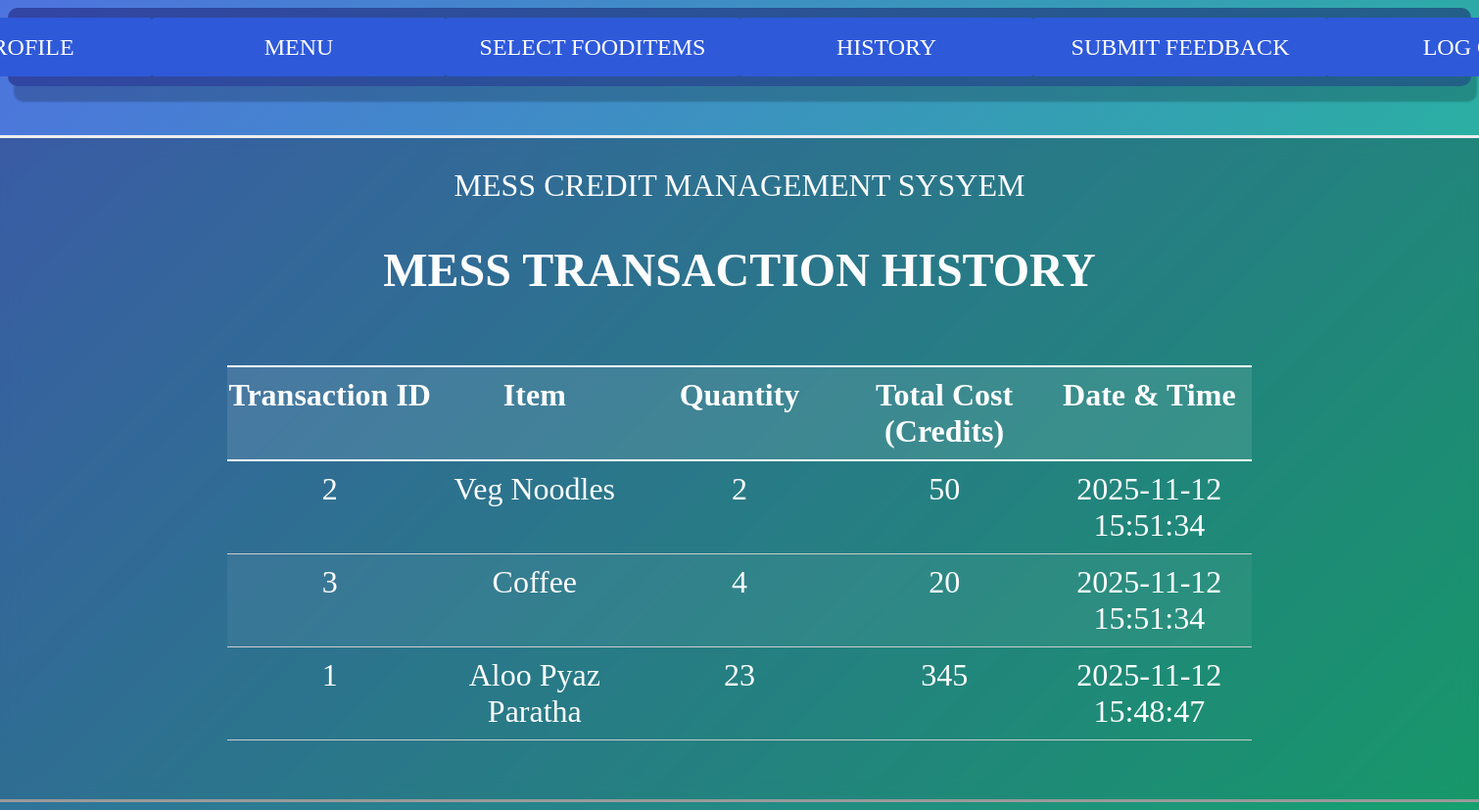
The page /history (signed in) on the database as committed earlier.
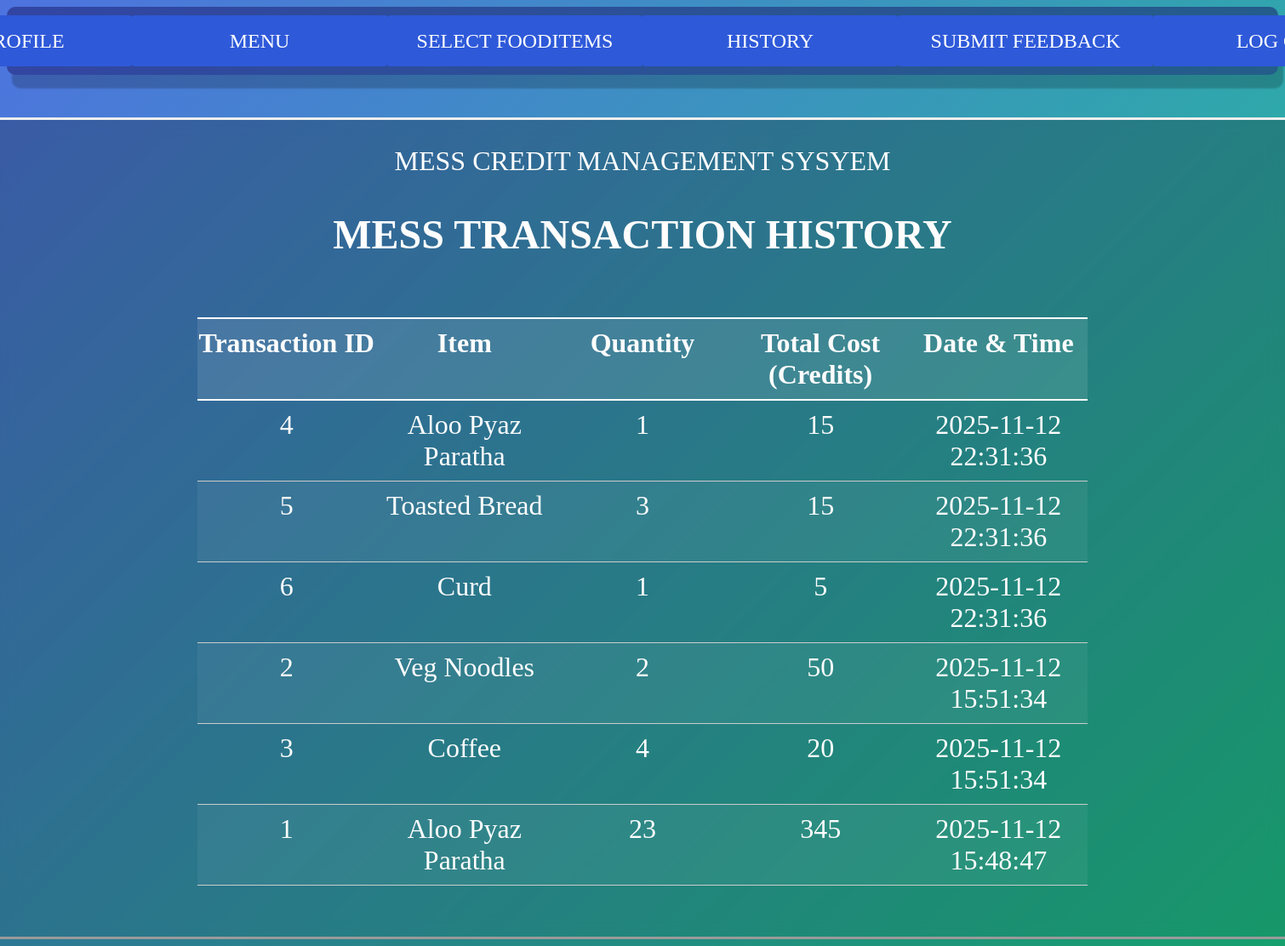
The same page on the database as committed later.
### app.py (models this page shows)
class TransactionLog(db.Model): # ⬅️ CRITICAL FOR THE /purchase ROUTE
    __tablename__ = 'TransactionLog'
    txn_id = db.Column(db.Integer, primary_key=True)
    roll_no = db.Column(db.String(50), db.ForeignKey('Student.roll_no'), nullable=False)
    item_id = db.Column(db.Integer, nullable=False)
    quantity = db.Column(db.Integer, nullable=False)
    total_cost = db.Column(db.Integer, nullable=False)
    txn_time = db.Column(db.DateTime, server_default=db.func.now())

class MenuItem(db.Model):
    __tablename__ = 'MenuItem'
    item_id = db.Column(db.Integer, primary_key=True)
    item_name = db.Column(db.String(100), nullable=False)
    cost = db.Column(db.Integer, nullable=False)

### app.py (the view)
@app.route('/history')
def history():
    if 'user_id' not in session:
        flash("Please log in first!", "error")
        return redirect(url_for('student_login'))
    roll_no = session['user_id']
    query=text("""
        SELECT TransactionLog.txn_id,
               MenuItem.item_name,
               TransactionLog.quantity,
               TransactionLog.total_cost,
               TransactionLog.txn_time
        FROM TransactionLog
        JOIN MenuItem ON TransactionLog.item_id = MenuItem.item_id
        WHERE TransactionLog.roll_no = :roll_no
        ORDER BY TransactionLog.txn_time DESC
    """)
    transactions = db.session.execute(query, {'roll_no': roll_no}).fetchall()
    txn_list = []
    for txn in transactions:
        utc_time = txn.txn_time
        if utc_time:
            if isinstance(utc_time, str):
                utc_time = datetime.strptime(utc_time, "%Y-%m-%d %H:%M:%S")
            ist_time = utc_time + timedelta(hours=5, minutes=30)
            formatted_time = ist_time.strftime("%Y-%m-%d %H:%M:%S")
        else:
            formatted_time = "N/A"
        txn_list.append({
            'txn_id': txn.txn_id,
            'item_name': txn.item_name,
            'quantity': txn.quantity,
            'total_cost': txn.total_cost,
            'txn_time': formatted_time
        })
    return render_template('history.html', transactions=txn_list)

### templates/history.html
{% extends 'base.html' %}
{% block body %}
<footer id="dash">
        <a href="{{url_for("profile")}}"><button id="new_button1" class="new_button1 new_but1">MY PROFILE</button></a>
        <a href="{{url_for("menu")}}"><button id="new_button2" class="new_button1 new_but1">MENU</button></a>
        <a href="{{url_for("fooditems")}}"><button id="new_button3" class="new_button1 new_but1">SELECT FOODITEMS</button></a>
        <a href="{{url_for("history")}}"><button id="new_button4" class="new_button1 new_but1">HISTORY</button></a>
        <a href="{{url_for("feedback")}}"><button id="new_button5" class="new_button1 new_but1">SUBMIT FEEDBACK</button></a>
        <form action="{{ url_for('logout') }}" method="get" style="display:inline;">
          <button id="new_button6" class="new_button1">LOG OUT</button>
        </form>
    </footer>
  <div id="card">
  MESS CREDIT MANAGEMENT SYSYEM<br>
    <h2 style="text-align:center;">MESS TRANSACTION HISTORY</h2>
  {% if transactions %}
    <div id="menu-grid1">
      <div class="grid-header1">
          <div>Transaction ID</div>
          <div>Item</div>
          <div>Quantity</div>
          <div>Total Cost (Credits)</div>
          <div>Date & Time</div>
      </div>
      <div id="menu-items1">
        {% for txn in transactions %}
        <div class="menu-row1">
          <div>{{ txn.txn_id }}</div>
          <div>{{ txn.item_name }}</div>
          <div>{{ txn.quantity }}</div>
          <div>{{ txn.total_cost }}</div>
          <div>{{ txn.txn_time }}</div>
        </div>
        {% endfor %}
      </div>
    </div>
  {% else %}
    <p style="text-align:center;">No transactions found yet!</p>
  {% endif %}
</div>
{% endblock %}

### templates/base.html (shortened to what this page needs)
<!DOCTYPE html>
<html lang="en">
<head>
    <link rel="stylesheet" href="{{url_for("static", filename="index.css")}}">
</head>
<body>
    {% block body %}{% endblock %}
</body>
</html>

### static/index.css (style rules this page uses)
body { display:flex; flex-direction:column; justify-content:flex-start; align-items:center; color:#ffffff; font-family:'Times New Roman', Times, serif; min-height: 100vh; background: linear-gradient(135deg, #4e73df, #1cc88a); }
div.menu-row1 { display: grid ; }
#menu-grid1 { width: 70%; margin: 30px auto; border-collapse: collapse; font-size: 32px; }
.grid-header1, .menu-row1 { display: grid; grid-template-columns: 1fr 1fr 1fr 1fr 1fr; padding: 10px 0; text-align: center; border-bottom: 1px solid #ccc; }
.grid-header1 { font-weight: bold; background-color: rgba(255, 255, 255, 0.1); border-top: 2px solid white; border-bottom: 2px solid white; }
.menu-row1:nth-child(even) { background-color: rgba(255, 255, 255, 0.05); }
input,label, button, textarea, select { font-family: inherit; font-size: inherit; }
form { display:flex; flex-direction:column; align-items:center; }
button { color:#ffffff; background-color:#2e59d9; border:none; border-radius:20px; width:500px; height:70px; font-size:2em; }
div { text-align:center; }
footer { width:100%; display:flex; justify-content: center; height:80px; font-size:1.5em; background:rgba(25, 22, 104, 0.5); backdrop-filter:blur(10px); box-shadow: 6px 16px 2px rgba(0,0,0,0.2); border-radius:10px; }
a { color:white; }
.new_button1 { margin-bottom:10px; margin-top:10px; color:#ffffff; background-color:#2e59d9; border:none; border-radius:3px; width:300px; height:60px; font-size:1em; }
#dash { height:80px; padding-top:0px; }
#card { width:100%; background: rgba(10, 10, 10, 0.25); backdrop-filter: blur(10px); margin-top:50px; padding:30px; display:flex; align-items:center; justify-content: flex-start; flex-direction:column; color:#fdfdfd; box-shadow: 6px 16px 2px rgba(0,0,0,0.2); border-radius:10px; font-size:2em; border:outset; }

Rows that differ between the two databases and show on the page:
added TransactionLog: txn_id "4", item_name "Aloo Pyaz Paratha", quantity "1", total_cost "15", txn_time "2025-11-12 22:31:36"
added TransactionLog: txn_id "5", item_name "Toasted Bread", quantity "3", total_cost "15", txn_time "2025-11-12 22:31:36"
added TransactionLog: txn_id "6", item_name "Curd", quantity "1", total_cost "5", txn_time "2025-11-12 22:31:36"
